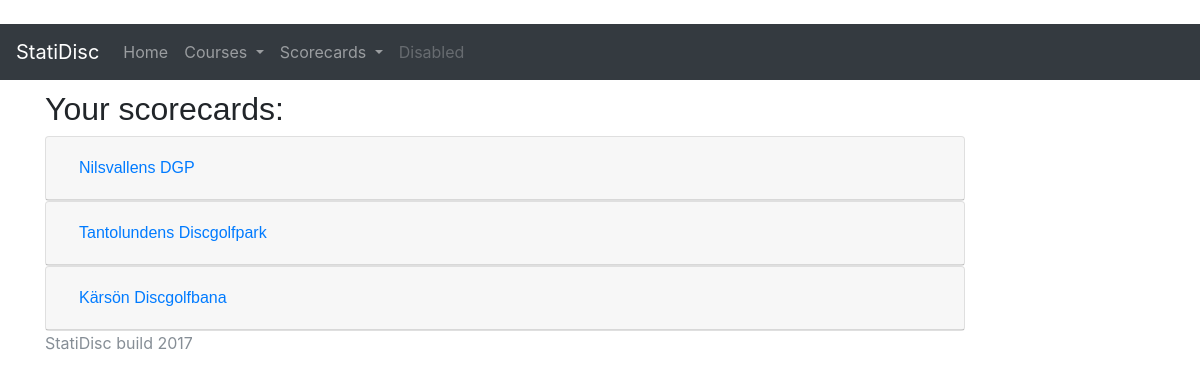
Screenshot of /scorecards/ (signed in) with the database file from the repository.
### courses/models.py (models this page shows, shortened)
class Course(models.Model):
    course_name = models.CharField(max_length=200) # Name of course
    course_par = models.PositiveIntegerField(null=True) # Course total par
    course_location = models.CharField(max_length=200) # Location, like town or such for the course

### scorecards/views.py (the view)
# urls.py: url(r'^scorecards/', include('scorecards.urls', namespace='scorecards')),
def scorecards(request):
    scorecards = Scorecard.objects.filter(user = request.user)
    courses = Course.objects.all()
    return render(request, 'scorecards/scorecards.html', {'scorecards': scorecards, 'courses': courses})

### rounds/models.py (called while the page is built)
    def __str__(self):
        return str(self.name)

### scorecards/templates/scorecards/scorecards.html (shortened to what this page needs)
﻿<!DOCTYPE html>
    {% extends 'courses/base.html' %}
    {% block content %}
	<h2>Your scorecards:</h2>
    <div id="accordion">
        {% for course in courses %}
        <div class="card">
            <div class="card-header" id="headingOne">
                <h5 class="mb-0">
                    <button class="btn btn-link" data-toggle="collapse" data-target="#{{ course.course_name }}" aria-expanded="true" aria-controls="collapseOne">
                        {{ course.course_name }}
                    </button>
                </h5>
            </div>
        </div>
        {% endfor %}
    </div>
    {% endblock %}

### Static/static_dirs/courses/style.css (style rules this page uses)
h1, h2, h3, h4, h5, h6 { font-family: 'Rubik', sans-serif; }

### rows the page displays
Course: course_name "Nilsvallens DGP"
Course: course_name "Tantolundens Discgolfpark"
Course: course_name "Kärsön Discgolfbana"
